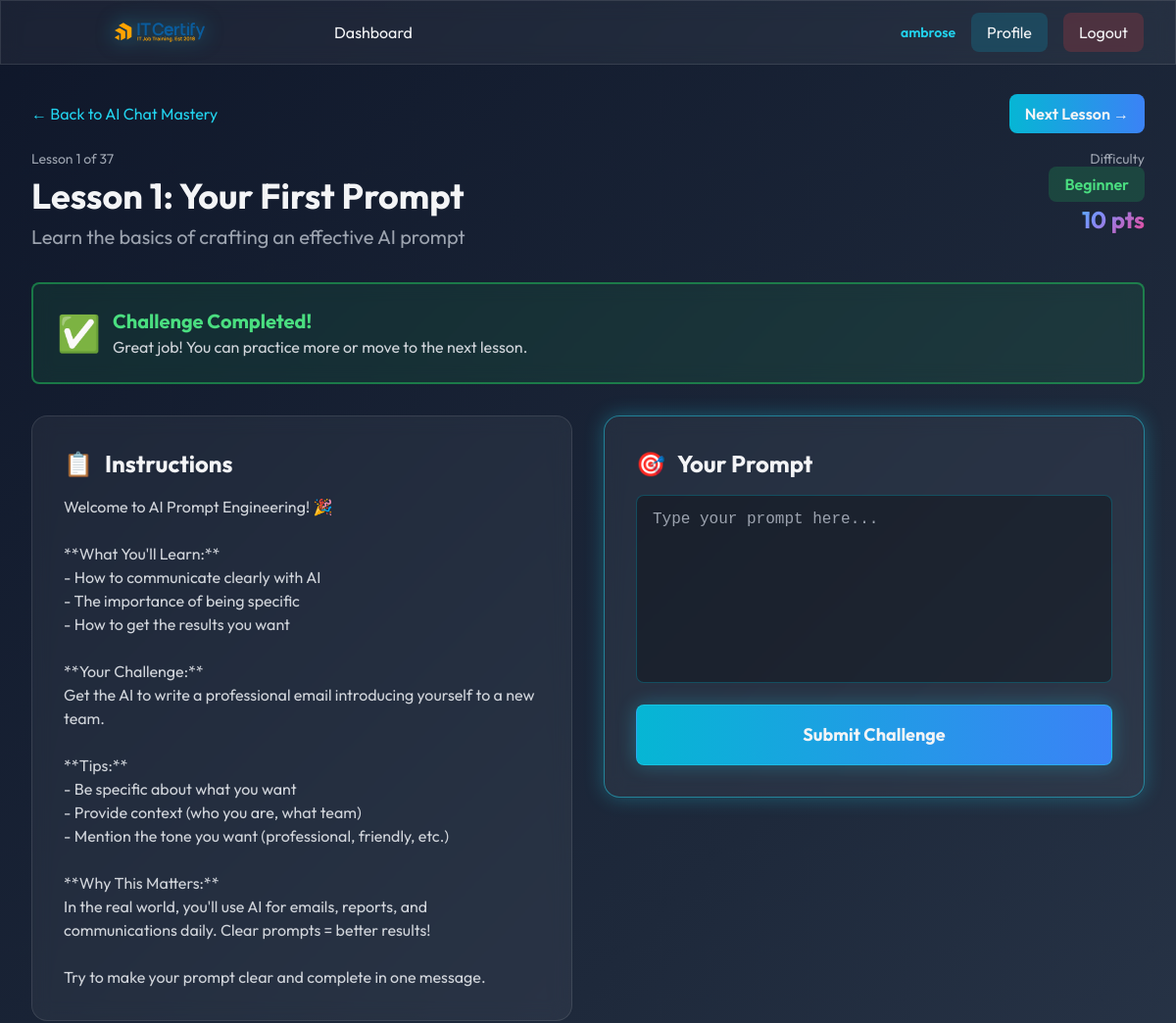
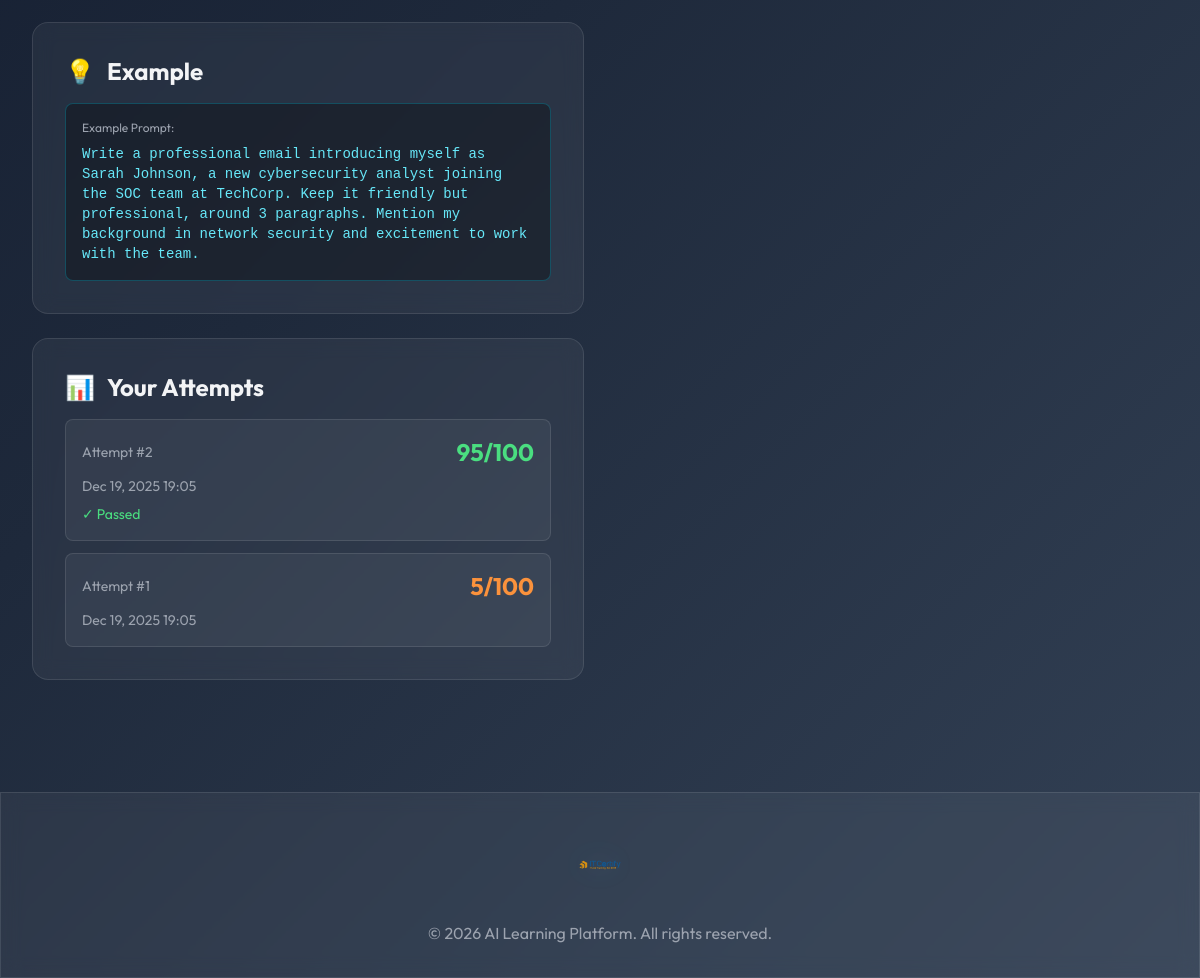
Page /challenge/1/ (signed in) on the committed database (2 pictures, top to bottom).
### learning/models.py (models this page shows, shortened)
class Challenge(models.Model):
    DIFFICULTY_LEVELS = [
        ('beginner', 'Beginner'),
        ('intermediate', 'Intermediate'),
        ('advanced', 'Advanced'),
    ]
    module = models.ForeignKey(Module, on_delete=models.CASCADE, related_name='challenges')
    title = models.CharField(max_length=200)
    description = models.TextField()
    difficulty = models.CharField(max_length=20, choices=DIFFICULTY_LEVELS, default='beginner')
    order = models.IntegerField(default=0)
    points = models.IntegerField(default=10)
    prerequisite_challenge = models.ForeignKey('self', on_delete=models.SET_NULL, null=True, blank=True, related_name='unlocks')
    instructions = models.TextField()
    example_prompt = models.TextField(blank=True)
    expected_output = models.TextField(blank=True)
    evaluation_criteria = models.JSONField(default=dict)
    is_active = models.BooleanField(default=True)
    created_at = models.DateTimeField(auto_now_add=True)
    class Meta:
        ordering = ['module', 'order']

class ChallengeAttempt(models.Model):
    user = models.ForeignKey(User, on_delete=models.CASCADE, related_name='attempts')
    challenge = models.ForeignKey(Challenge, on_delete=models.CASCADE, related_name='attempts')
    user_prompt = models.TextField()
    ai_response = models.TextField()
    score = models.IntegerField(default=0)
    feedback = models.TextField(blank=True)
    passed = models.BooleanField(default=False)
    attempt_number = models.IntegerField(default=1)
    time_spent_seconds = models.IntegerField(default=0)
    created_at = models.DateTimeField(auto_now_add=True)
    class Meta:
        ordering = ['-created_at']

### learning/views.py (the view, shortened to what this page needs)
# urls.py: path('challenge/<int:challenge_id>/', views.challenge_view, name='challenge'),
@login_required
def challenge_view(request, challenge_id):
    challenge = get_object_or_404(Challenge, id=challenge_id, is_active=True)
    has_passed = ChallengeAttempt.objects.filter(
        user=request.user,
        challenge=challenge,
        passed=True
    ).exists()
    previous_attempts = ChallengeAttempt.objects.filter(
        user=request.user,
        challenge=challenge
    ).order_by('-created_at')[:5]
    prev_challenge = Challenge.objects.filter(
        module=challenge.module,
        order__lt=challenge.order,
        is_active=True
    ).order_by('-order').first()
    next_challenge = Challenge.objects.filter(
        module=challenge.module,
        order__gt=challenge.order,
        is_active=True
    ).order_by('order').first()
    total_challenges = Challenge.objects.filter(
        module=challenge.module,
        is_active=True
    ).count()
    context = {
        'challenge': challenge,
        'previous_attempts': previous_attempts,
        'has_passed': has_passed,
        'prev_challenge': prev_challenge,
        'next_challenge': next_challenge,
        'total_challenges': total_challenges,
    }
    return render(request, 'challenge_new.html', context)

### templates/challenge_new.html (shortened to what this page needs)
{% extends 'base.html' %}
{% load custom_filters %}
{% block extra_css %}
<link rel="stylesheet" href="https://cdnjs.cloudflare.com/ajax/libs/highlight.js/11.9.0/styles/atom-one-dark.min.css">
<link rel="stylesheet" href="https://cdnjs.cloudflare.com/ajax/libs/codemirror/5.65.2/codemirror.min.css">
<link rel="stylesheet" href="https://cdnjs.cloudflare.com/ajax/libs/codemirror/5.65.2/theme/dracula.min.css">
{% endblock %}
{% block content %}
<div class="max-w-7xl mx-auto px-4 sm:px-6 lg:px-8">
    <div class="mb-8">
        <div class="flex items-center justify-between mb-4">
            <a href="{% url 'module_detail' challenge.module.id %}" class="text-cyan-400 hover:text-cyan-300">
            </a>
            <div class="flex items-center space-x-4">
                {% if next_challenge %}
                <a href="{% url 'challenge' next_challenge.id %}"
                   class="px-4 py-2 bg-gradient-to-r from-cyan-500 to-blue-500 rounded-lg font-semibold hover-lift flex items-center">
                    Next Lesson →
                </a>
                {% else %}
                <a href="{% url 'module_detail' challenge.module.id %}"
                   class="px-4 py-2 bg-gradient-to-r from-green-500 to-emerald-500 rounded-lg font-semibold hover-lift flex items-center">
                    ✓ Complete Module
                </a>
                {% endif %}
            </div>
        </div>
        <div class="flex items-start justify-between">
            <div>
                <div class="text-sm text-gray-400 mb-2">
                    Lesson {{ challenge.order }} of {{ total_challenges }}
                </div>
                <h1 class="text-4xl font-bold mb-2">{{ challenge.title }}</h1>
                <p class="text-xl text-gray-400">{{ challenge.description }}</p>
            </div>
            <div class="text-right">
                <div class="text-sm text-gray-400 mb-1">Difficulty</div>
                <span class="px-4 py-2 rounded-lg font-semibold
                    {% if challenge.difficulty == 'beginner' %}bg-green-500/20 text-green-400
                    {% elif challenge.difficulty == 'intermediate' %}bg-yellow-500/20 text-yellow-400
                    {% else %}bg-red-500/20 text-red-400{% endif %}">
                    {{ challenge.get_difficulty_display }}
                </span>
                <div class="mt-2 text-2xl font-bold gradient-text">{{ challenge.points }} pts</div>
            </div>
        </div>
    </div>
    {% if has_passed %}
    <div class="mb-8 p-6 glass-effect rounded-lg border-2 border-green-500/50 bg-green-500/10 success-celebration">
        <div class="flex items-center space-x-3">
            <span class="text-4xl">✅</span>
            <div>
                <div class="text-xl font-bold text-green-400">Challenge Completed!</div>
                <div class="text-gray-300">Great job! You can practice more or move to the next lesson.</div>
            </div>
        </div>
    </div>
    {% endif %}
    {% if challenge.module.module_type == 'coding' %}
        {% include 'partials/coding_challenge.html' %}
    {% else %}
        {% include 'partials/prompt_challenge.html' %}
    {% endif %}
</div>
{% endblock %}

### templates/base.html (shortened to what this page needs)
<!DOCTYPE html>
{% load static %}
<html lang="en">
<head>
    <script src="https://cdn.tailwindcss.com"></script>
    {% block extra_css %}{% endblock %}
</head>
<body class="text-gray-100">
    {% if user.is_authenticated %}
    <nav class="glass-effect fixed w-full top-0 z-50">
        <div class="max-w-7xl mx-auto px-4 sm:px-6 lg:px-8">
            <div class="flex justify-between items-center h-16">
                <div class="flex items-center space-x-8">
                    <a href="{% url 'dashboard' %}" class="flex items-center">
                        <img src="{% static 'images/Logo-3.svg' %}" alt="AI Learning Platform Logo" class="logo-img">
                    </a>
                    <div class="hidden md:flex space-x-4">
                        <a href="{% url 'dashboard' %}" class="px-4 py-2 rounded-lg hover:bg-white/10 transition">
                            Dashboard
                        </a>
                    </div>
                </div>
                <div class="flex items-center space-x-4">
                    <div class="text-sm">
                        <span class="text-cyan-400 font-semibold">{{ user.username }}</span>
                    </div>
                    <a href="{% url 'profile' %}" class="px-4 py-2 rounded-lg bg-cyan-500/20 hover:bg-cyan-500/30 transition">
                        Profile
                    </a>
                    <a href="{% url 'logout' %}" class="px-4 py-2 rounded-lg bg-red-500/20 hover:bg-red-500/30 transition">
                        Logout
                    </a>
                </div>
            </div>
        </div>
    </nav>
    <div class="pt-16">
        {% endif %}
        <main class="{% if user.is_authenticated %}py-8{% else %}py-0{% endif %}">
            {% block content %}{% endblock %}
        </main>
        {% if user.is_authenticated %}
    </div>
    {% endif %}
    <footer class="glass-effect mt-20 py-8">
        <div class="max-w-7xl mx-auto px-4 sm:px-6 lg:px-8">
            <div class="flex flex-col items-center space-y-4">
                <img src="{% static 'images/Logo-3.svg' %}" alt="AI Learning Platform Logo" class="footer-logo">
                <p class="text-gray-400 text-center">
                    &copy; <span id="currentYear"></span> AI Learning Platform. All rights reserved.
                </p>
            </div>
        </div>
    </footer>
</body>
</html>

### templates/partials/prompt_challenge.html (shortened to what this page needs)
<div class="grid lg:grid-cols-2 gap-8">
    <div class="space-y-6">
        <div class="glass-effect rounded-2xl p-8">
            <h2 class="text-2xl font-bold mb-4 flex items-center">
                <span class="mr-3">📋</span> Instructions
            </h2>
            <div class="prose prose-invert max-w-none">
                <p class="text-gray-300 whitespace-pre-line">{{ challenge.instructions }}</p>
            </div>
        </div>
        {% if challenge.example_prompt %}
        <div class="glass-effect rounded-2xl p-8">
            <h2 class="text-2xl font-bold mb-4 flex items-center">
                <span class="mr-3">💡</span> Example
            </h2>
            <div class="bg-black/30 rounded-lg p-4 border border-cyan-500/30">
                <div class="text-xs text-gray-400 mb-2">Example Prompt:</div>
                <div class="font-mono text-sm text-cyan-300">{{ challenge.example_prompt }}</div>
            </div>
        </div>
        {% endif %}
        {% if previous_attempts %}
        <div class="glass-effect rounded-2xl p-8">
            <h2 class="text-2xl font-bold mb-4 flex items-center">
                <span class="mr-3">📊</span> Your Attempts
            </h2>
            <div class="space-y-3">
                {% for attempt in previous_attempts %}
                <div class="p-4 bg-white/5 rounded-lg border border-white/10">
                    <div class="flex items-center justify-between mb-2">
                        <span class="text-sm text-gray-400">Attempt #{{ attempt.attempt_number }}</span>
                        <span class="text-2xl font-bold {% if attempt.passed %}text-green-400{% else %}text-orange-400{% endif %}">
                            {{ attempt.score }}/100
                        </span>
                    </div>
                    <div class="text-sm text-gray-400">{{ attempt.created_at|date:"M d, Y H:i" }}</div>
                    {% if attempt.passed %}
                    <div class="mt-2 text-green-400 text-sm">✓ Passed</div>
                    {% endif %}
                </div>
                {% endfor %}
            </div>
        </div>
        {% endif %}
    </div>
    <div class="space-y-6">
        <div class="glass-effect rounded-2xl p-8 neon-border">
            <h2 class="text-2xl font-bold mb-4 flex items-center">
                <span class="mr-3">🎯</span> Your Prompt
            </h2>
            <textarea id="userPrompt"
                      class="w-full h-48 px-4 py-3 bg-black/30 border border-cyan-500/30 rounded-lg focus:outline-none focus:border-cyan-500 text-white font-mono resize-none"
                      placeholder="Type your prompt here..."></textarea>
            <button id="submitBtn"
                    class="w-full mt-4 py-4 bg-gradient-to-r from-cyan-500 to-blue-500 rounded-lg font-bold text-lg hover-lift neon-border pulse-glow">
                <span id="btnText">Submit Challenge</span>
            </button>
        </div>
    </div>
</div>

### templates/base.html (style rules this page uses)
* { font-family: 'Outfit', sans-serif; }
body { background: linear-gradient(135deg, #0F172A 0%, #1E293B 50%, #334155 100%); min-height: 100vh; }
.glass-effect { background: rgba(255, 255, 255, 0.05); backdrop-filter: blur(10px); border: 1px solid rgba(255, 255, 255, 0.1); }
.neon-border { box-shadow: 0 0 20px rgba(34, 211, 238, 0.3); border: 1px solid rgba(34, 211, 238, 0.5); }
.pulse-glow { animation: pulse-glow 2s ease-in-out infinite; }
.gradient-text { background: linear-gradient(135deg, #22D3EE, #818CF8, #EC4899); -webkit-background-clip: text; -webkit-text-fill-color: transparent; background-clip: text; }
.hover-lift { transition: transform 0.3s ease, box-shadow 0.3s ease; }
.logo-img { height: 180px; width: auto; filter: drop-shadow(0 0 10px rgba(34, 211, 238, 0.5)); transition: transform 0.3s ease; }
.footer-logo { height: 80px; width: auto; filter: drop-shadow(0 0 15px rgba(34, 211, 238, 0.3)); opacity: 0.8; }
.prose { color: #e5e7eb; }

### templates/challenge_new.html (style rules this page uses)
.success-celebration { animation: celebrate 0.6s ease-out; }

### rows in the picture
Challenge: order "1", title "Lesson 1: Your First Prompt", description "Learn the basics of crafting an effective AI prompt", difficulty "Beginner", points "10", instructions "Welcome to AI Prompt Engineering! 🎉 **What You'll Learn:** - How to communicate clearly with AI - The importance of being specific - How to get the results you want **Your Challenge:** Get the AI to write a professional email introducing yourself to a new team. **Tips:** - Be specific about what you want - Provide context (who you are, what team) - Mention the tone you want (professional, friendly, etc.) **Why This Matters:** In the real world, you'll use AI for emails, reports, and communications daily. Clear prompts = better results! Try to make your prompt clear and complete in one message.", example_prompt "Write a professional email introducing myself as Sarah Johnson, a new cybersecurity analyst joining the SOC team at TechCorp. Keep it friendly but professional, around 3 paragraphs. Mention my background in network security and excitement to work with the team."
ChallengeAttempt: attempt_number "2", score "95", created_at "Dec 19, 2025 19:05", passed "✓ Passed"
ChallengeAttempt: attempt_number "1", score "5", created_at "Dec 19, 2025 19:05"

### other values in the picture
{{ user.username }} "ambrose"
{{ total_challenges }} "37"
